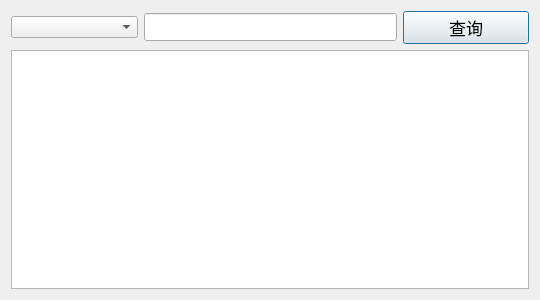
<?xml version="1.0" encoding="UTF-8"?>
<ui version="4.0">
 <class>DialogSelect</class>
 <widget class="QDialog" name="DialogSelect">
  <property name="geometry">
   <rect>
    <x>0</x>
    <y>0</y>
    <width>540</width>
    <height>300</height>
   </rect>
  </property>
  <property name="windowTitle">
   <string>查询</string>
  </property>
  <layout class="QVBoxLayout" name="verticalLayout">
   <item>
    <layout class="QHBoxLayout" name="horizontalLayout" stretch="1,2,1">
     <item>
      <widget class="QComboBox" name="comboBox"/>
     </item>
     <item>
      <widget class="QLineEdit" name="le_select">
       <property name="font">
        <font>
         <pointsize>13</pointsize>
        </font>
       </property>
      </widget>
     </item>
     <item>
      <widget class="QPushButton" name="btn_select">
       <property name="font">
        <font>
         <pointsize>13</pointsize>
        </font>
       </property>
       <property name="text">
        <string>查询</string>
       </property>
      </widget>
     </item>
    </layout>
   </item>
   <item>
    <widget class="QTableView" name="tableView">
     <property name="font">
      <font>
       <pointsize>13</pointsize>
      </font>
     </property>
    </widget>
   </item>
  </layout>
 </widget>
 <resources/>
 <connections/>
</ui>
